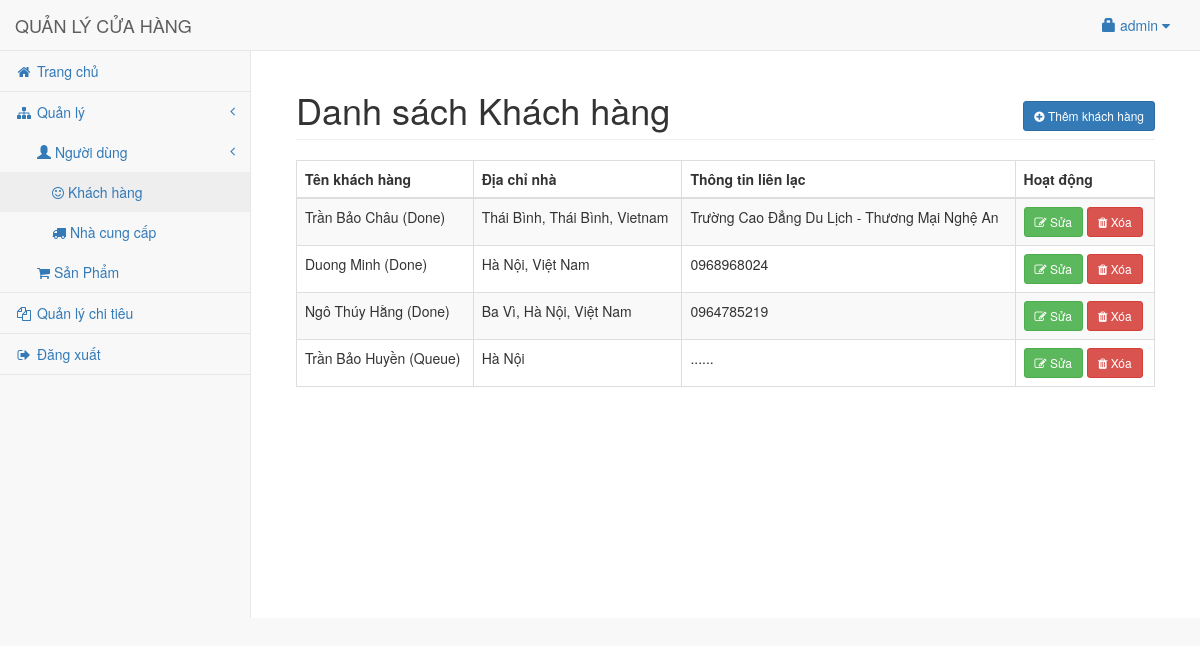
The page /manage/admin/customer.php (signed in) on the database its author committed.
### tables this page shows
CREATE TABLE `user` (
  `userid` int(11) NOT NULL,
  `username` varchar(30) NOT NULL,
  `password` varchar(50) NOT NULL,
  `access` int(1) NOT NULL
);

CREATE TABLE `customer` (
  `userid` int(11) NOT NULL,
  `customer_name` varchar(50) NOT NULL,
  `address` varchar(150) NOT NULL,
  `contact` varchar(50) NOT NULL
);

### manage/admin/session.php (called while the page is built, shortened)
<?php
	include('../conn.php');
	$sq=mysqli_query($conn,"select * from `user` where userid='".$_SESSION['id']."'");
	$srow=mysqli_fetch_array($sq);
	$user=$srow['username'];
?>

### manage/admin/customer.php (the view, shortened to what this page needs)
<?php include('session.php'); ?>
<?php include('header.php'); ?>
<body>
<div id="wrapper">
<?php include('navbar.php'); ?>
<div style="height:50px;"></div>
<div id="page-wrapper">
<div class="container-fluid">
	<div class="row">
        <div class="col-lg-12">
            <h1 class="page-header">Danh sách Khách hàng
				<span class="pull-right">
					<button class="btn btn-primary btn-sm" data-toggle="modal" data-target="#addcustomer"><i class="fa fa-plus-circle"></i> Thêm khách hàng</button>
				</span>
			</h1>
        </div>
    </div>
    <div class="row">
        <div class="col-lg-12">
            <table width="100%" class="table table-striped table-bordered table-hover" id="cusTable">
                <thead>
                    <tr>
                        <th>Tên khách hàng</th>
						<th>Địa chỉ nhà</th>
                        <th>Thông tin liên lạc</th>
						<th>Hoạt động</th>
                    </tr>
                </thead>
                <tbody>
				<?php
					$cq=mysqli_query($conn,"select * from customer left join user on user.userid=customer.userid");
					while($cqrow=mysqli_fetch_array($cq)){
					?>
						<tr>
							<td><?php echo $cqrow['customer_name']; ?></td>
							<td><?php echo $cqrow['address']; ?></td>
							<td><?php echo $cqrow['contact']; ?></td>
							<td>
								<button class="btn btn-success btn-sm" data-toggle="modal" data-target="#edit_<?php echo $cqrow['userid']; ?>"><i class="fa fa-edit"></i> Sửa</button>
								<button class="btn btn-danger btn-sm" data-toggle="modal" data-target="#del_<?php echo $cqrow['userid']; ?>"><i class="fa fa-trash"></i> Xóa</button>
							</td>
						</tr>
					<?php
					}
				?>
                </tbody>
            </table>
        </div>
    </div>
</div>
</div>
</div>
</body>
</html>

### manage/admin/header.php (shortened to what this page needs)
<!DOCTYPE html>
<html lang="en">
<head>
    <link href="../vendor/bootstrap/css/bootstrap.min.css" rel="stylesheet">
    <link href="../vendor/datatables-plugins/dataTables.bootstrap.css" rel="stylesheet">
    <link href="../vendor/datatables-responsive/dataTables.responsive.css" rel="stylesheet">
    <link href="../vendor/font-awesome/css/font-awesome.min.css" rel="stylesheet" type="text/css">
	<link href="../vendor/metisMenu/metisMenu.min.css" rel="stylesheet">
	<link href="../css/style.css" rel="stylesheet">
    <link href="../dist/css/sb-admin-2.css" rel="stylesheet">
</head>

### manage/admin/navbar.php (shortened to what this page needs)
<nav class="navbar navbar-default navbar-fixed-top" role="navigation" style="margin-bottom: 0">
    <div class="navbar-header">
        <a class="navbar-brand" href="#">QUẢN LÝ CỬA HÀNG</a>
    </div>
    <ul class="nav navbar-top-links navbar-right">
        <li class="dropdown">
            <a class="dropdown-toggle" data-toggle="dropdown" href="#">
                <span class="glyphicon glyphicon-lock"></span> <?php echo $user; ?> <i class="fa fa-caret-down"></i>
            </a>
        </li>
    </ul>
    <div class="navbar-default sidebar" role="navigation">
        <div class="sidebar-nav navbar-collapse">
            <ul class="nav" id="side-menu">
                <li>
                    <a href="index.php"><i class="fa fa-home fa-fw"></i> Trang chủ</a>
                </li>
                <li>
                    <a href="#"><i class="fa fa-sitemap fa-fw"></i> Quản lý<span class="fa arrow"></span></a>
                    <ul class="nav nav-second-level">
                        <li>
                            <a href="#"><span class="glyphicon glyphicon-user"></span> Người dùng <span class="fa arrow"></span></a>
                            <ul class="nav nav-third-level">
                                <li>
                                    <a href="customer.php"> <i class="fa fa-smile-o"></i> Khách hàng</a>
                                </li>
                                <li>
                                    <a href="supplier.php"> <i class="fa fa-truck"></i> Nhà cung cấp</a>
                                </li>
                            </ul>
                        </li>
                        <li><a href="product.php"> <i class="fa fa-shopping-cart"></i> Sản Phẩm</a>
                        </li>
                    </ul>
                </li>
                <li>
                    <a href="paymentControl.php"><i class="fa fa-copy fa-fw"></i> Quản lý chi tiêu</a>
                </li>
                <li><a href="#logout" data-toggle="modal"><i class="fa fa-sign-out fa-fw"></i> Đăng xuất</a></li>
            </ul>
        </div>
    </div>
</nav>

### rows shown on the page
user: username "admin"
customer: customer_name "Trần Bảo Châu (Done)", address "Thái Bình, Thái Bình, Vietnam", contact "Trường Cao Đẳng Du Lịch - Thương Mại Nghệ An"
customer: customer_name "Duong Minh (Done)", address "Hà Nội, Việt Nam", contact "0968968024"
customer: customer_name "Ngô Thúy Hằng (Done)", address "Ba Vì, Hà Nội, Việt Nam", contact "0964785219"
customer: customer_name "Trần Bảo Huyền (Queue)", address "Hà Nội", contact "......"
